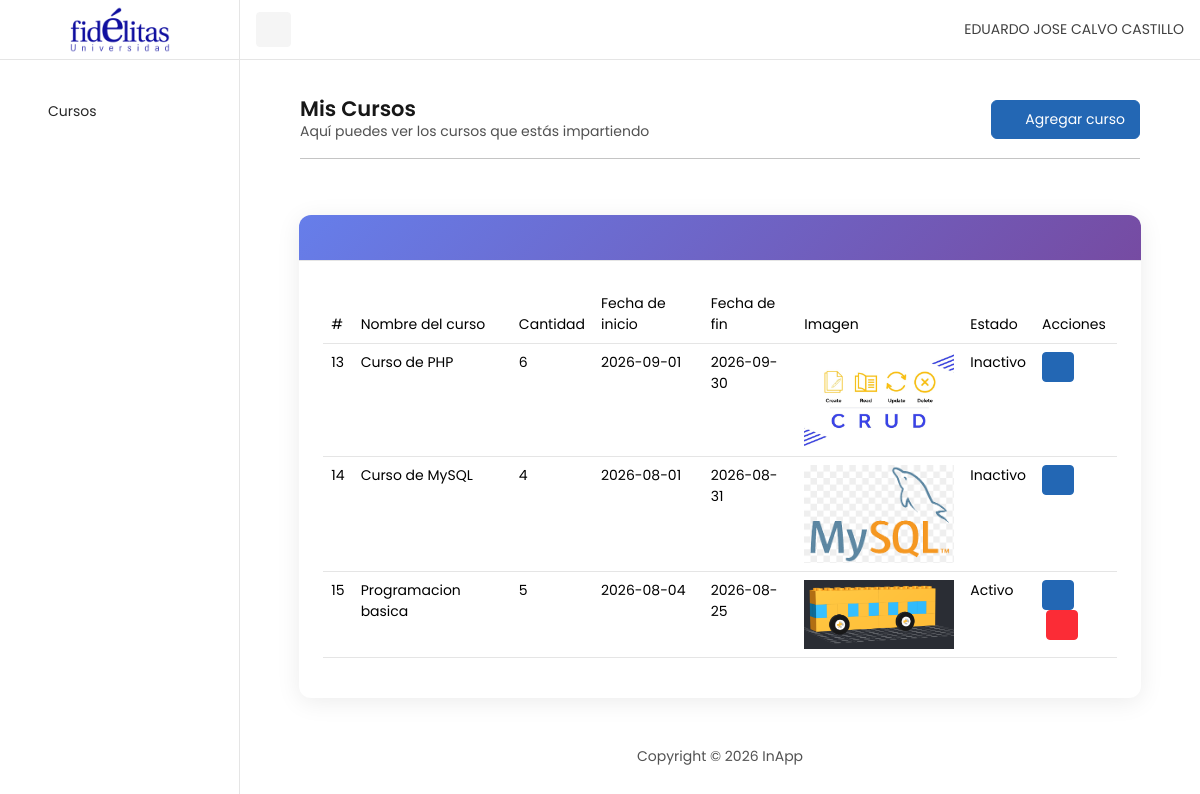
Screenshot of /View/vCursos/Cursos.php (signed in) with the database file from the repository.
### tables this page shows
CREATE TABLE `tb_curso` (
  `Consecutivo` int(11) NOT NULL AUTO_INCREMENT,
  `Nombre` varchar(100) NOT NULL,
  `Cantidad` int(11) NOT NULL,
  `Inicio` datetime NOT NULL,
  `Fin` datetime NOT NULL,
  `Activo` bit(1) NOT NULL,
  `Imagen` varchar(100) NOT NULL,
  `ConsecutivoUsuario` int(11) NOT NULL,
  PRIMARY KEY (`Consecutivo`),
  KEY `fk_curso_usuario` (`ConsecutivoUsuario`),
  CONSTRAINT `fk_curso_usuario` FOREIGN KEY (`ConsecutivoUsuario`) REFERENCES `tb_usuario` (`Consecutivo`)
);

### Model/CursoModel.php (called while the page is built, shortened)
<?php
    function ConsultarCursosProfesorModel($consecutivo)
    {
        try
        {
            $conn = OpenDB();
            $sql = "CALL spConsultarCursosProfesor('$consecutivo')";
            $response = $conn -> query($sql);
            $datos = [];
            while($fila = $response -> fetch_assoc())
            {
                $datos[] = $fila;
            }
            return $datos;
        }
        catch(Exception $e)
        {
            AddError($e, 'ConsultarCursosProfesorModel');
            return null;
        }
    }

### Controller/CursoController.php (called while the page is built, shortened)
<?php
    include_once $_SERVER['DOCUMENT_ROOT'] . '/RepoAmbienteWebMN/Model/CursoModel.php';
function ConsultarCursosProfesor()
{
    $consecutivo = $_SESSION["ConsecutivoUsuario"];
    $datos = ConsultarCursosProfesorModel($consecutivo);
    return $datos;
}

### View/vCursos/Cursos.php (the view, shortened to what this page needs)
<?php
    include_once $_SERVER['DOCUMENT_ROOT'] . '/RepoAmbienteWebMN/Controller/CursoController.php';
    include_once $_SERVER['DOCUMENT_ROOT'] . '/RepoAmbienteWebMN/View/LayoutInterno.php';
    $datos = ConsultarCursosProfesor();
?>
<!DOCTYPE html>
<html lang="en">
<?php
    ImportCSS();
?>
<body>
    <?php
        Navbar();
        Sidebar();
    ?>
    <main id="content" class="content py-10">
        <div class="container-fluid">
            <div class="row mb-4 justify-content-center">
                <div class="col-xl-11 col-lg-11 col-md-12">
                    <div class="d-flex flex-column flex-md-row align-items-md-center justify-content-between gap-3">
                        <div>
                            <h1 class="fs-4 mb-0 fw-semibold">Mis Cursos</h1>
                            <p class="text-muted mb-0 small">Aquí puedes ver los cursos que estás impartiendo</p>
                        </div>
                        <div class="d-flex justify-content-md-end">
                            <a href="AgregarCurso.php" class="btn btn-primary">
                                    <i class="ti ti-plus me-2"></i>Agregar curso
                            </a>
                        </div>
                    </div>
                    <hr class="mt-3 mb-5">
                </div>
            </div>
            <div class="row g-4 justify-content-center">
                <div class="col-xl-11 col-lg-11 col-md-12">
                    <div class="card form-card">
                        <div class="card-header"></div>
                        <div class="card-body p-4">
                            <table class="table" id="tablaCursos">
                                <thead>
                                    <tr>
                                        <th>#</th>
                                        <th>Nombre del curso</th>
                                        <th>Cantidad</th>
                                        <th>Fecha de inicio</th>
                                        <th>Fecha de fin</th>
                                        <th>Imagen</th>
                                        <th>Estado</th>
                                        <th>Acciones</th>
                                    </tr>
                                </thead>
                            <tbody>
                                <?php
                                    foreach($datos as $curso){
                                        $fechaInicio = date('Y-m-d', strtotime($curso['Inicio']));
                                        $fechaFin = date('Y-m-d', strtotime($curso['Fin']));
                                        echo '<tr>';
                                        echo '<td>' . $curso['Consecutivo'] . '</td>';
                                        echo '<td>' . $curso['Nombre'] . '</td>';
                                        echo '<td>' . $curso['Cantidad'] . '</td>';
                                        echo '<td>' . date('Y-m-d', strtotime($fechaInicio)) . '</td>';
                                        echo '<td>' . date('Y-m-d', strtotime($fechaFin)) . '</td>';
                                        echo '<td><img src="' . $curso['Imagen'] . '" alt="" width="150"></td>';
                                        echo '<td>' . $curso['Activo'] . '</td>';
                                        echo '<td>
                                                <a href="EditarCurso.php?consecutivo=' . $curso['Consecutivo'] . '" class="btn btn-sm btn-primary">
                                                    <i class="ti ti-pencil fs-5"></i>
                                                </a>';
                                            if($curso['Activo'] == 'Activo') {
                                                echo '<a class="btn-cancelar btn btn-sm btn-danger ms-1" data-id="' . $curso['Consecutivo'] . '" data-nombre="' . $curso['Nombre'] . '">
                                                    <i class="ti ti-trash fs-5"></i>
                                                </a>';
                                            }
                                        echo '</td>';
                                        echo '</tr>';
                                    }
                                ?>
                            </tbody>
                            </table>
                        </div>
                    </div>
                </div>
            </div>
            <?php
                Footer();
            ?>
        </div>
    </main>
</body>
</html>

### View/LayoutInterno.php (shortened to what this page needs)
<?php
function ImportCSS()
{
    echo '
        <head>
        <meta charset="UTF-8" />
        <title>Proyecto Web MN</title>
        <meta name="viewport" content="width=device-width, initial-scale=1">
        <link rel="stylesheet" href="https://cdn.jsdelivr.net/npm/bootstrap@5.3.3/dist/css/bootstrap.min.css" />
        <link rel="stylesheet" href="https://cdn.datatables.net/2.3.4/css/dataTables.bootstrap5.css" />
        <link rel="stylesheet" href="https://cdn.jsdelivr.net/npm/sweetalert2@11/dist/sweetalert2.min.css">
        <link rel="stylesheet" href="https://cdn.jsdelivr.net/npm/fullcalendar@6.1.15/index.global.min.css" />
        <link rel="stylesheet" href="../css/main.css" />
        </head>
    ';
}
function Navbar()
{
    $nombreUsuario = "";
    $nombreRol = "";
    if(isset($_SESSION["NombreUsuario"]))
    {
        $nombreUsuario = $_SESSION["NombreUsuario"];
        $nombreRol = isset($_SESSION["NombreRol"]) ? $_SESSION["NombreRol"] : "";
    }
    else
    {
        header("Location: IniciarSesion.php");
        exit();
    }
    echo '
        <div id="overlay" class="overlay"></div>
        <nav id="topbar" class="navbar bg-white border-bottom fixed-top topbar px-3">
            <button id="toggleBtn" class="d-none d-lg-inline-flex btn btn-light btn-icon btn-sm ">
                <i class="ti ti-layout-sidebar-left-expand"></i>
            </button>
            <button id="mobileBtn" class="btn btn-light btn-icon btn-sm d-lg-none me-2">
                <i class="ti ti-layout-sidebar-left-expand"></i>
            </button>
            <div>
                <ul class="list-unstyled d-flex align-items-center mb-0 gap-1">
                    <li class="ms-3 dropdown">
                        <a href="#" role="button" data-bs-toggle="dropdown" aria-expanded="false">
                           <h4 class="mb-0 small">' . $nombreUsuario . '</h4>
                           <span class="text-muted" style="font-size:0.75rem;">' . $nombreRol . '</span>
                        </a>
                        <div class="dropdown-menu dropdown-menu-end p-0 mt-3" style="min-width: 200px;">
                            <div>
                                <div class="p-2 d-flex flex-column gap-0 small">
                                    <a href="../vUsuario/CambiarPerfil.php" class="btn btn-sm text-start py-1 fs-6">
                                        <i class="ti ti-user me-2"></i>
                                        Mi perfil
                                    </a>
                                    <a href="../vUsuario/CambiarContrasenna.php" class="btn btn-sm text-start py-1 fs-6">
                                        <i class="ti ti-shield-lock me-2"></i>
                                        Seguridad
                                    </a>
                                    <form action="" method="POST">
                                        <button id="btnSalir" name="btnSalir" type="submit" class="btn btn-sm bg-transparent border-0 text-start py-1 fs-6">
                                            <i class="ti ti-logout-2 me-2"></i>
                                            Salir
                                        </button>
                                    </form>
                                </div>
                            </div>
                        </div>
                    </li>
                </ul>
            </div>
        </nav>
    ';
}
function Sidebar()
{
    $consecutivoRol = "";
    if(isset($_SESSION["ConsecutivoRol"]))
    {
        $consecutivoRol = $_SESSION["ConsecutivoRol"];
    }
    echo '
        <aside id="sidebar" class="sidebar">
        <div class="logo-area">
            <a href="../vInicio/Principal.php" class="d-inline-flex">
                <img src="../images/logo-fidelitas.png" alt="" width="100" class="logo-full" />
                <img src="../images/logo-fidelitas-letra.png" alt="" width="32" class="logo-collapsed" />
            </a>
        </div>
        <ul class="nav flex-column mt-5">';
            if($consecutivoRol == 1) {
                echo '<li><a class="nav-link active" href="../vCursos/Cursos.php"><i class="ti ti-book-2"></i><span
                        class="nav-text">Cursos</span></a></li>';
            }
            else {
                echo '<li><a class="nav-link active" href=""><i class="ti ti-school"></i><span
                        class="nav-text">Mi Matricula</span></a></li>';
                echo '<li><a class="nav-link active" href=""><i class="ti ti-file-upload"></i><span
                        class="nav-text">Mis Entregas</span></a></li>';
            }
            echo '</ul>
        </aside>
    ';
}
function Footer()
{
    echo '
        <div class="row">
            <div class="col-12">
                <footer class="text-center py-2 mt-6 text-secondary ">
                    <p class="mb-0">Copyright © 2026 InApp</p>
                </footer>
            </div>
        </div>
    ';
}

### rows the page displays
tb_curso: Consecutivo "13", Nombre "Curso de PHP", Cantidad "6", Inicio "2026-09-01", Fin "2026-09-30", Imagen (picture), Activo "Inactivo"
tb_curso: Consecutivo "14", Nombre "Curso de MySQL", Cantidad "4", Inicio "2026-08-01", Fin "2026-08-31", Imagen (picture), Activo "Inactivo"
tb_curso: Consecutivo "15", Nombre "Programacion basica", Cantidad "5", Inicio "2026-08-04", Fin "2026-08-25", Imagen (picture), Activo "Activo"

### other values shown
$nombreUsuario "EDUARDO JOSE CALVO CASTILLO"
